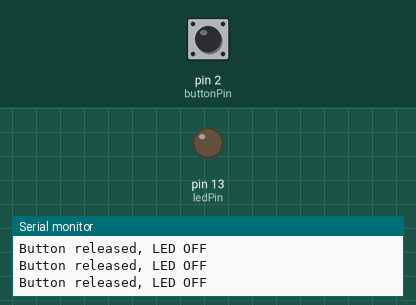
A sketch run on a simulated Arduino Uno, built with avr-gcc and run on an emulated ATmega328P. Parts: output pins drawn as LEDs (lit = HIGH), the last lines printed to the serial monitor. The test bench sets the inputs (shaded band); at power-on: pin 2 (buttonPin) HIGH. Not simulated (calls return 0 or success): arduino_secrets.h.

Above: at 1.2 s.
1.3 s: pin 2 (buttonPin) pulled LOW for 0.15 s
At 1.38 s:
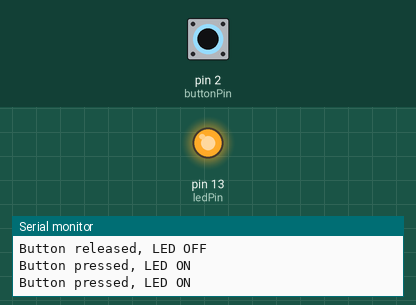
2.9 s: pin 2 (buttonPin) pulled LOW for 3.2 s
At 6.4 s:
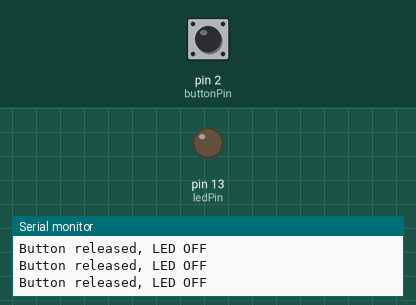
Timing chart, 0 to 7.9 s (numbered marks = the images above; inputs shaded):
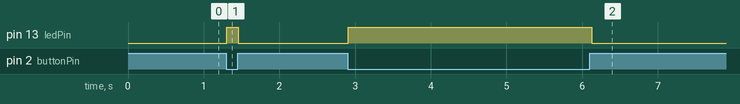

The sketch:

ampleCode.ino
```cpp
#include "arduino_secrets.h"
const int ledPin = 13;  // Built-in LED on most Arduino boards
const int buttonPin = 2;  // Push button on pin 2

int buttonState = 0;  // Variable to store button state

void setup() {
  // Initialize serial communication
  Serial.begin(9600);

  // Set LED pin as output
  pinMode(ledPin, OUTPUT);

  // Set button pin as input with internal pull-up resistor
  pinMode(buttonPin, INPUT_PULLUP);
}

void loop() {
  // Read the state of the pushbutton
  buttonState = digitalRead(buttonPin);

  // Check if the button is pressed (LOW because of pull-up resistor)
  if (buttonState == LOW) {
    // Turn LED on
    digitalWrite(ledPin, HIGH);
    Serial.println("Button pressed, LED ON");
  } else {
    // Turn LED off
    digitalWrite(ledPin, LOW);
    Serial.println("Button released, LED OFF");
  }

  // Small delay to debounce
  delay(50);
}
```

Measured:
- after the input at 1.3 s, pin 13 (ledPin): LOW → HIGH at once, → LOW 0.15 s later
- after the input at 2.9 s, pin 13 (ledPin): LOW → HIGH at once, → LOW 3.2 s later
